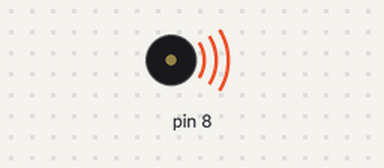
Recording of a sketch running on a simulated Arduino Uno, built with avr-gcc and run on an emulated ATmega328P. Parts: buzzer (waves = sounding).

Above: at 0.5 s.
Timing chart, 0 to 4.6 s (numbered marks = the images above):
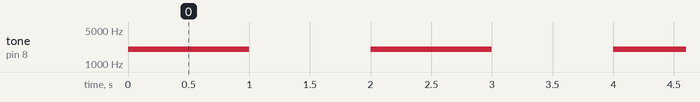

Measured:
- by itself, tone on pin 8: alternates 2000 Hz for 1.0 s and silent for 1.0 s

The sketch:

BaseBoardBuzzerTest.ino
```cpp
// (licence header left out)
#include <Makeblock.h>
#include <SoftwareSerial.h>
#include <Wire.h>

void setup()
{
}

void loop()
{
  buzzerOn();
  delay(1000);
  buzzerOff();
  delay(1000);
}
```
